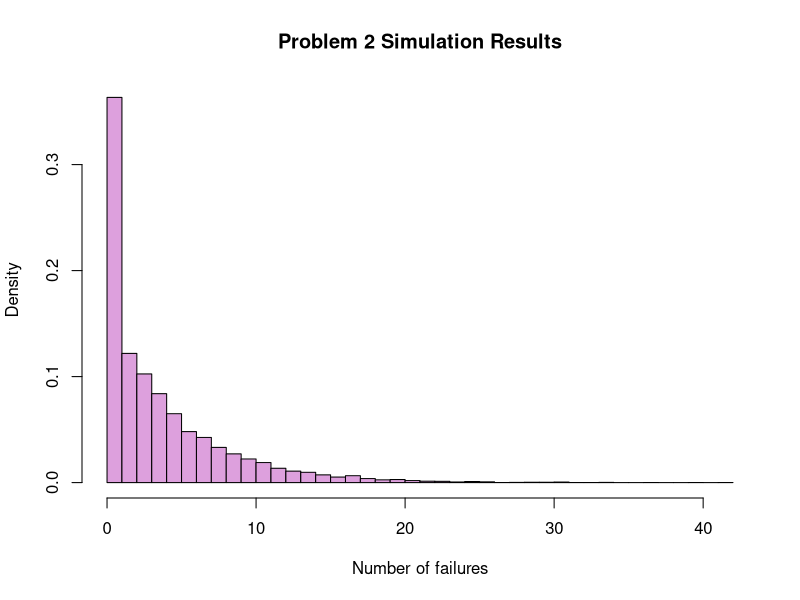
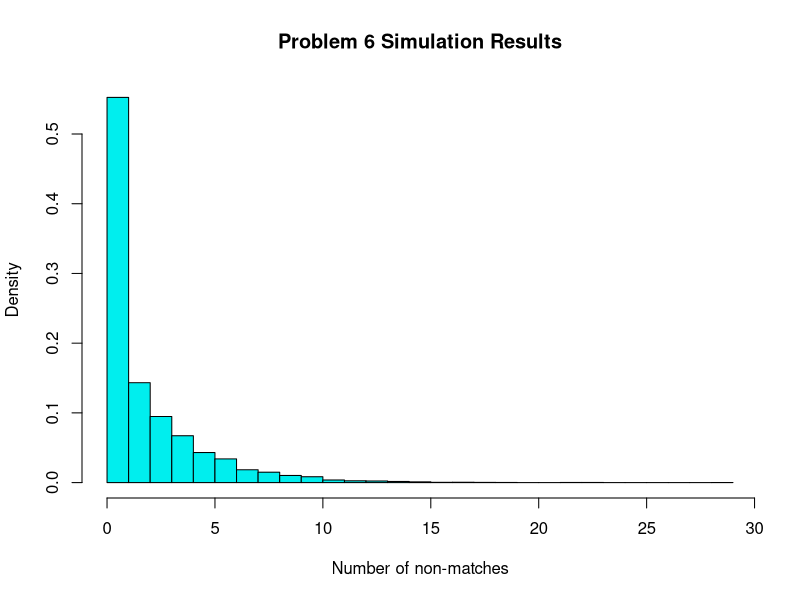
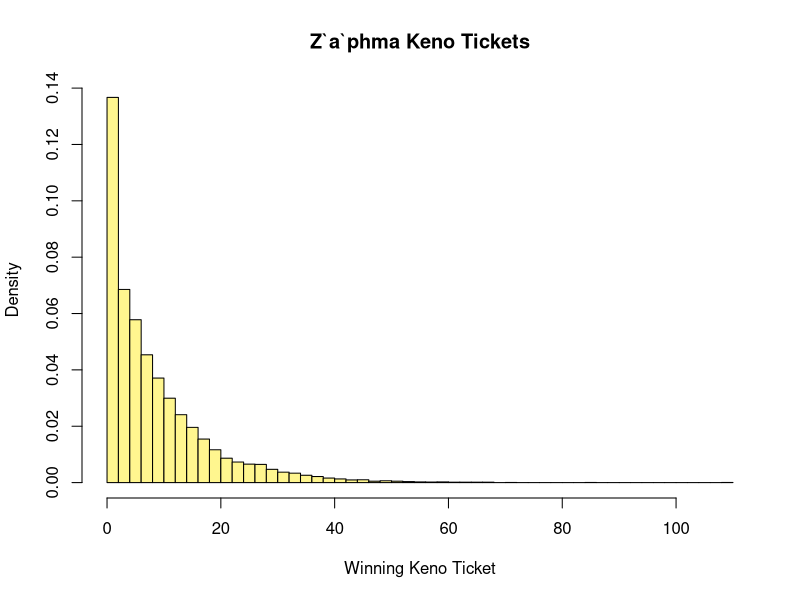
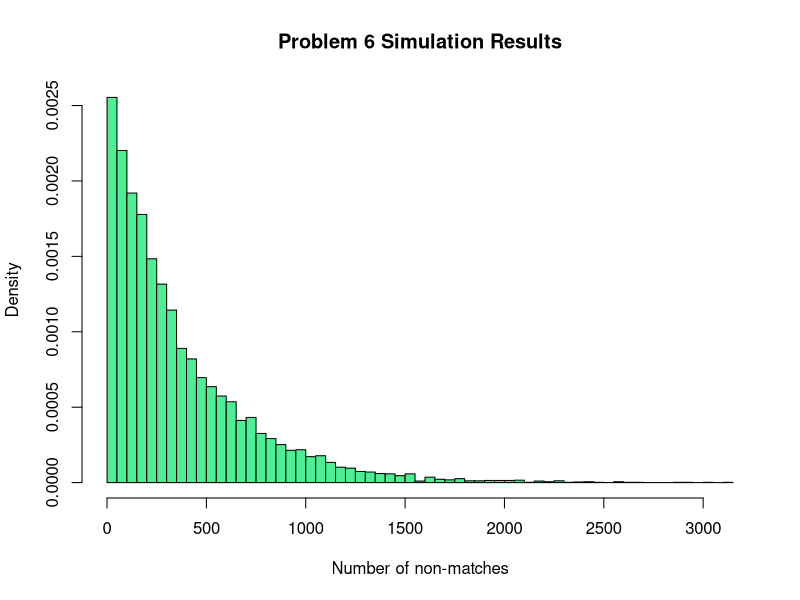
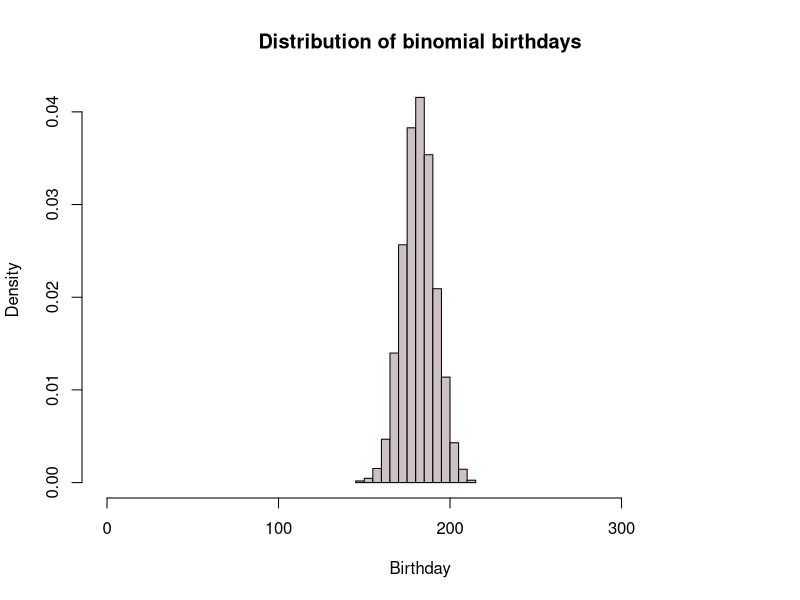
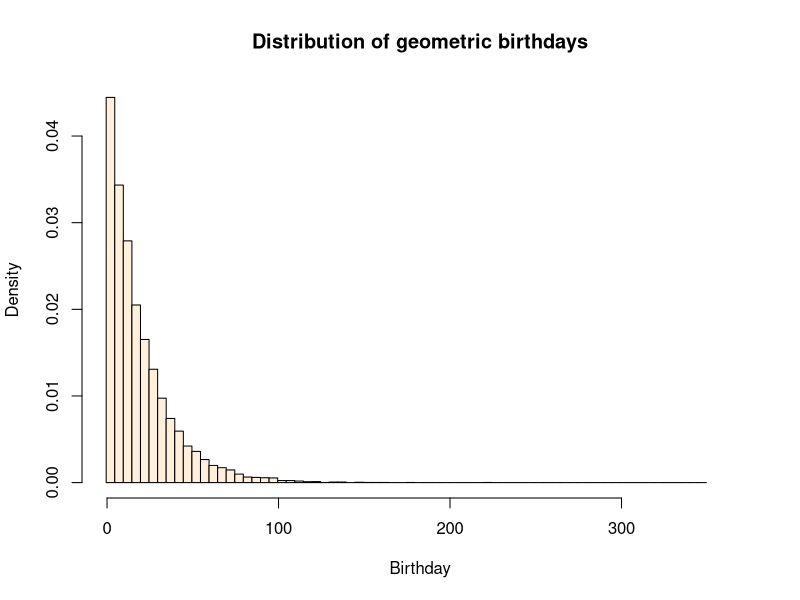

The R source for these figures, in order:
## ---- chunk 1
x <- 3/7
round( x / (1 - x)^2, 5)
## ---- chunk 2
maximum.power <- 25
x <- 3/7
## ---- chunk 3
first.vector <- 0:maximum.power
## ---- chunk 4
second.vector <- numeric( maximum.power + 1)

for( vector.index in 0:maximum.power ) {
    second.vector[ vector.index + 1 ] <- x^vector.index
}

second.vector
## ---- chunk 5
second.vector <- x^{0:maximum.power}
second.vector
## ---- chunk 6
sum( first.vector * second.vector )
## ---- chunk 7
x <- 3/7

cumulative.total <- 0

for( k in 0:26 ) {
    cumulative.total <- cumulative.total + k * x^k
    cat( "The cumulative total of the first", k, "terms is:", cumulative.total, "\n" )
}
## ---- chunk 8
probability.success <- 0.2
(1 - probability.success)^3 * probability.success
## ---- chunk 9
dgeom(3, 0.2)
## ---- chunk 10
x.expected.value <- (1 - probability.success) / probability.success
x.expected.value

x.variance <- (1 - probability.success) / probability.success^2
x.variance
## ---- chunk 11
number.replications <- 10000

result.vector <- numeric( number.replications )

for(replication.index in 1:number.replications) {
    
    number.failures <- 0
    failure.status <- "Failure"
    
    while( failure.status == "Failure" ) {
        failure.status <- sample( c("Success", "Failure"), 1,
                                  prob = c(probability.success, 
                                           1 - probability.success))
        if( failure.status == "Failure" ) {
            number.failures <- number.failures + 1
        }
    }
    result.vector[ replication.index ] <- number.failures
}

cat( "Probability of exactly 3 failures:", mean( result.vector == 3 ), "\n" )

cat( "Mean of geometric random variable:", mean( result.vector ), "\n" )
cat( "Variance of geometric random variable:", var( result.vector ), "\n" )
## ---- chunk 12
hist( result.vector,
      main = "Problem 2 Simulation Results",
      xlab = "Number of failures",
      prob = TRUE,
      breaks = 50,
      col = "plum" )
## ---- chunk 13
1 - (1 - 0.06)^(5+1)
## ---- chunk 14
pgeom(5, 0.06)
## ---- chunk 15
number.replications <- 10000

probability.success <- 0.06

result.vector <- numeric( number.replications )

for(replication.index in 1:number.replications) {
    
    number.failures <- 0
    failure.status <- "Failure"
    
    while( failure.status == "Failure" ) {
        
        failure.status <- sample( c("Success", "Failure"), 1,
                                prob = c(probability.success, 
                                         1 - probability.success) )
        
        if( failure.status == "Failure" ) {
            number.failures <- number.failures + 1
        }
    }
    
    result.vector[ replication.index ] <- number.failures
}

mean( result.vector <= 5 )
## ---- chunk 16
(1 - 0.14)^(8+1)
## ---- chunk 17
pgeom(8, 0.14, lower.tail = FALSE)
## ---- chunk 18
number.replications <- 10000

probability.success <- 0.14

result.vector <- numeric( number.replications )

for(replication.index in 1:number.replications) {
    
    number.failures <- 0
    failure.status <- "Failure"
    
    while( failure.status == "Failure" ) {
        
        failure.status <- sample( c("Success", "Failure"), 1,
                                prob = c(probability.success, 
                                         1 - probability.success) )
        
        if( failure.status == "Failure" ) {
            number.failures <- number.failures + 1
        }
    }
    
    result.vector[ replication.index ] <- number.failures
}

mean( result.vector > 8 )
## ---- chunk 19
mean( rgeom( 100000, 1/8 ) )
## ---- chunk 20
70/9
## ---- chunk 21
var( rgeom( 100000, 0.3 ) )
## ---- chunk 22
first.column.win.probability <- 12/37
first.column.win.probability
## ---- chunk 23
dgeom(5, first.column.win.probability)
## ---- chunk 24
pgeom(2, first.column.win.probability, lower.tail = FALSE)
## ---- chunk 25
(1-first.column.win.probability)^3
## ---- chunk 26
(1 - first.column.win.probability) / first.column.win.probability
## ---- chunk 27
(1 - first.column.win.probability) / (first.column.win.probability^2)
## ---- chunk 28
number.replications <- 10000

result.vector <- numeric( number.replications )

for(replication.index in 1:number.replications) {
    
    number.losses <- 0
    loss.status <- "Lose"
    
    while( loss.status == "Lose" ) {
        
        loss.status <- sample( c("Win", "Lose"), 1,
                                  prob = c(first.column.win.probability, 
                                           1 - first.column.win.probability))
        
        if( loss.status == "Lose" ) {
            number.losses <- number.losses + 1
        }
    }
    result.vector[ replication.index ] <- number.losses
}

cat( "Probability of exactly 5 losses:", mean( result.vector == 5 ), "\n" )
cat( "Probability of more than 2 losses:", mean( result.vector >= 3 ), "\n" )
cat( "Estimated mean:", mean( result.vector ), "\n" )
cat( "Estimated variance:", var( result.vector ), "\n" )
## ---- chunk 29
hist( result.vector,
      main = "Problem 6 Simulation Results",
      xlab = "Number of non-matches",
      prob = TRUE,
      breaks = 36,
      col = "cyan2" )
## ---- chunk 30
winning.keno.probability <- phyper(3, 8, 72, 20, lower.tail = FALSE)
winning.keno.probability
## ---- chunk 31
(1 - winning.keno.probability)^7
## ---- chunk 32
(1 - winning.keno.probability)^7
## ---- chunk 33
pgeom(6, winning.keno.probability, lower.tail = FALSE)
## ---- chunk 34
(1-winning.keno.probability) / winning.keno.probability
## ---- chunk 35
number.replications <- 10000

result.vector <- numeric( number.replications )

urn.vector <- c( rep("Red", 8), rep("White", 72) )

for(replication.index in 1:number.replications) {
    
    number.losses <- 0
    loss.status <- "Lose"
    
    while( loss.status == "Lose" ) {
        
        keno.sample <- sample( urn.vector, 20, replace = FALSE)
        
        number.matches <- sum( keno.sample == "Red" )
        
        if( number.matches >= 4 ) {
            loss.status <- "Win"
        } else {
            number.losses <- number.losses + 1
        }
    }
    result.vector[ replication.index ] <- number.losses
}

cat( "Estimated probability of not winning during the week:",
     mean( result.vector >= 7 ), "\n" )

cat( "Estimated mean number of failures before first win:",
     mean( result.vector ), "\n" )

## ---- chunk 36
hist( result.vector,
      xlab = "Winning Keno Ticket",
      main = "Z`a`phma Keno Tickets",
      prob = TRUE,
      breaks = 50,
      col = "khaki1")
## ---- chunk 37
k <- log( 0.5 ) / log(1 - 1/365) - 1
k
## ---- chunk 38
pgeom(252, 1/365)
## ---- chunk 39
number.replications <- 10000

result.vector <- numeric( number.replications )

for(replication.index in 1:number.replications) {
    
    number.non.matches <- 0
    match.status <- "No Match"
    
    while( match.status == "No Match" ) {
        
        match.status <- sample( c("Match", "No Match"), 1,
                                  prob = c(1/365, 
                                           364/365))
        
        if( match.status == "No Match" ) {
            number.non.matches <- number.non.matches + 1
        }
    }
    result.vector[ replication.index ] <- number.non.matches
}

mean( result.vector <= 252)
mean( result.vector )
var( result.vector )
## ---- chunk 40
hist( result.vector,
      main = "Problem 6 Simulation Results",
      xlab = "Number of non-matches",
      prob = TRUE,
      breaks = 50,
      col = "seagreen2" )
## ---- chunk 41
number.replications <- 10000

sample.size <- 8

result.vector <- numeric( number.replications )

for(replication.index in 1:number.replications) {
    
    birthday.sample <- rbinom(sample.size, 365, 0.5)
    
    result.vector[ replication.index ] <- any( duplicated( birthday.sample ) )
}

mean( result.vector )
## ---- chunk 42
random.birthday.sample <- rbinom(10000, 365, 0.5)

hist( random.birthday.sample,
      main = "Distribution of binomial birthdays",
      xlab = "Birthday",
      xlim = c(0,365),
      prob = TRUE,
      col = "lavenderblush3" )
## ---- chunk 43
number.replications <- 100000

sample.size <- 8

result.vector <- numeric( number.replications )

for(replication.index in 1:number.replications) {
    
    birthday.sample <- rgeom(sample.size, 0.05)

    result.vector[ replication.index ] <- any( duplicated( birthday.sample ) )
}

mean( result.vector )
## ---- chunk 44
365 * 0.5 * 0.5

(1 - 0.08) / 0.08^2
## ---- chunk 45
random.birthday.sample <- rgeom(10000, 0.05)

hist( random.birthday.sample,
      main = "Distribution of geometric birthdays",
      xlab = "Birthday",
      xlim = c(0,365),
      prob = TRUE,
      breaks = seq(from = -0.5, to = 350.5, by = 5),
      col = "antiquewhite1" )
